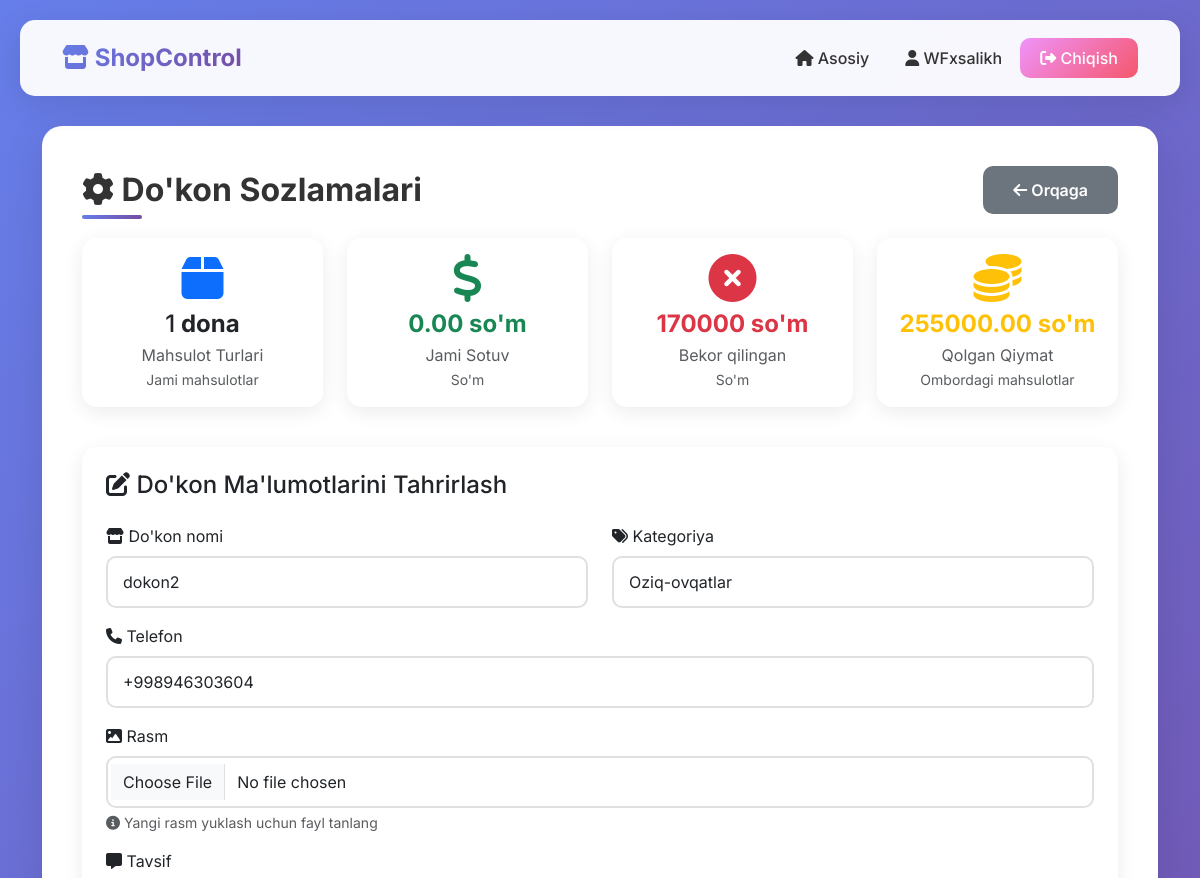
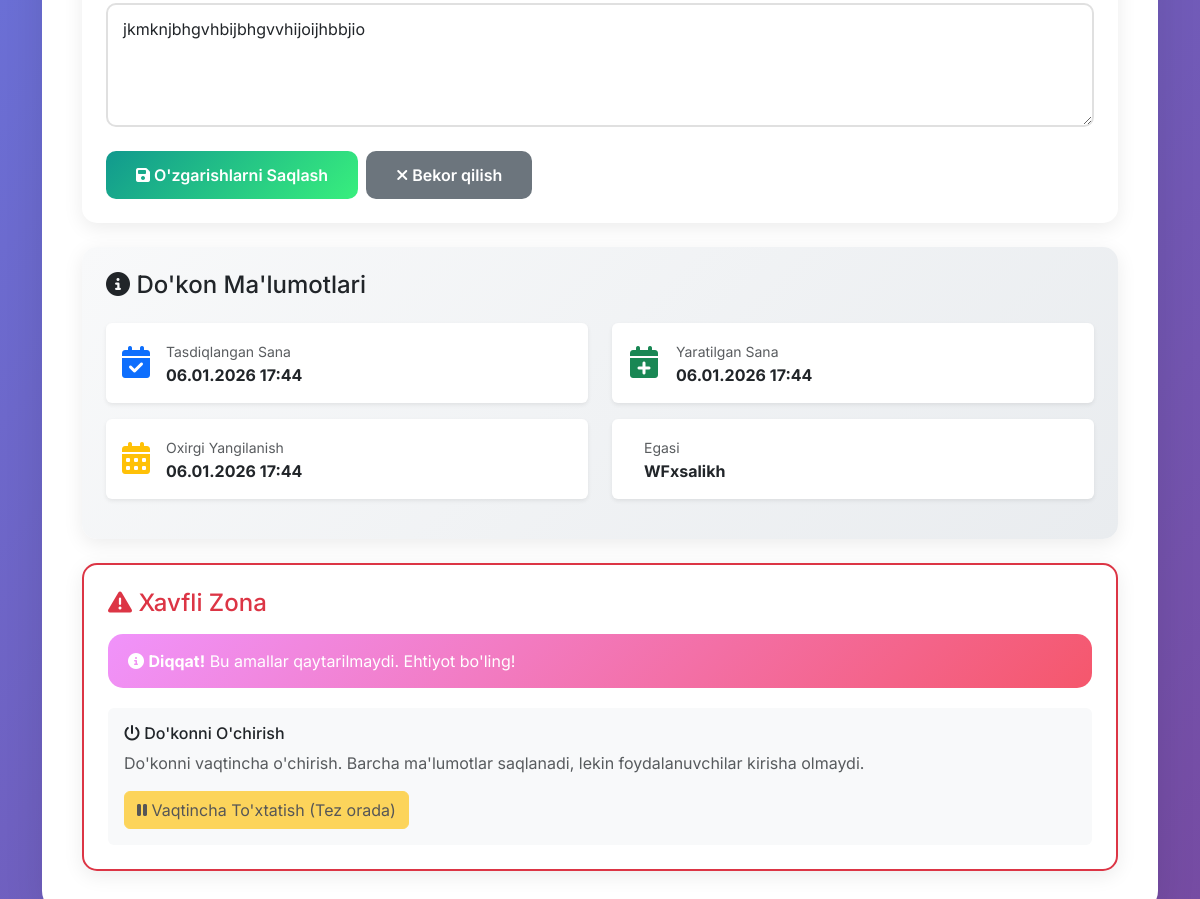
Screenshot of /shop/1/settings/ (signed in) with the database file from the repository (2 pictures, top to bottom).
### shop/models.py (models this page shows, shortened)
class Product(models.Model):
    UNIT_CHOICES = [
        ("dona", "dona"),
        ("kg", "kg"),
        ("litr", "litr"),
        ("quti", "quti"),
        ("paket", "paket"),
        ("metr", "metr"),
        ("gramm", "gramm"),
        ("shtuk", "shtuk"),
        ("korobka", "korobka"),
        ("qadoq", "qadoq"),
    ]
    shop = models.ForeignKey(Shop, on_delete=models.CASCADE, related_name="products")
    name = models.CharField(max_length=200, verbose_name="Nomi")
    category = models.ForeignKey(
        "ProductCategory",
        on_delete=models.SET_NULL,
        null=True,
        blank=True,
        verbose_name="Kategoriya",
    )
    image = models.ImageField(
        upload_to="products/", blank=True, null=True, verbose_name="Rasm"
    )
    price = models.DecimalField(max_digits=12, decimal_places=2, verbose_name="Narxi")
    quantity = models.IntegerField(default=0, verbose_name="Miqdori")
    unit = models.CharField(
        max_length=20,
        choices=UNIT_CHOICES,
        default="dona",
        verbose_name="Miqdor birligi",
    )
    added_by = models.ForeignKey(User, on_delete=models.SET_NULL, null=True)
    created_at = models.DateTimeField(auto_now_add=True)
    updated_at = models.DateTimeField(auto_now=True)
    class Meta:
        verbose_name = "Mahsulot"
        verbose_name_plural = "Mahsulotlar"
        ordering = ["-created_at"]

class Shop(models.Model):
    owner = models.ForeignKey(
        User, on_delete=models.CASCADE, related_name="owned_shops"
    )
    name = models.CharField(max_length=200, verbose_name="Do'kon nomi")
    category = models.ForeignKey(
        ShopCategory, on_delete=models.SET_NULL, null=True, verbose_name="Kategoriya"
    )
    image = models.ImageField(
        upload_to="shops/", blank=True, null=True, verbose_name="Rasm"
    )
    description = models.TextField(blank=True, verbose_name="Tavsif")
    phone = models.CharField(max_length=20, verbose_name="Telefon")
    is_active = models.BooleanField(default=True, verbose_name="Faol")
    approved_date = models.DateTimeField(
        default=timezone.now, verbose_name="Tasdiqlangan sana"
    )
    created_at = models.DateTimeField(auto_now_add=True)
    updated_at = models.DateTimeField(auto_now=True)
    class Meta:
        verbose_name = "Do'kon"
        verbose_name_plural = "Do'konlar"
        ordering = ["-created_at"]
    def get_total_products(self):
        return self.products.count()
    def get_total_sales_amount(self):
        from django.db.models import Sum
        result = self.sales.filter(is_cancelled=False).aggregate(
            total=Sum("total_amount")
        )
        return result["total"] or Decimal("0.00")
    def get_total_cancelled_amount(self):
        from django.db.models import Sum
        result = self.sales.filter(is_cancelled=True).aggregate(
            total=Sum("total_amount")
        )
        return result["total"] or Decimal("0.00")
    def get_remaining_value(self):
        total = Decimal("0.00")
        for product in self.products.all():
            total += product.price * product.quantity
        return total

### shop/views.py (the view)
@login_required
def shop_settings_view(request, shop_id):
    shop = get_object_or_404(Shop, id=shop_id, owner=request.user)
    if request.method == "POST":
        form = ShopForm(request.POST, request.FILES, instance=shop)
        if form.is_valid():
            form.save()
            messages.success(request, "Do'kon ma'lumotlari yangilandi!")
            return redirect("shop_detail", shop_id=shop.id)
    else:
        form = ShopForm(instance=shop)
    total_products = shop.get_total_products()
    total_sales = shop.get_total_sales_amount()
    total_cancelled = shop.get_total_cancelled_amount()
    remaining_value = shop.get_remaining_value()
    context = {
        "shop": shop,
        "form": form,
        "total_products": total_products,
        "total_sales": total_sales,
        "total_cancelled": total_cancelled,
        "remaining_value": remaining_value,
    }
    return render(request, "shop/shop_settings.html", context)

### templates/shop/shop_settings.html (shortened to what this page needs)
{% extends 'base.html' %}
{% load shop_filters %}
{% block content %}
<div class="d-flex justify-content-between align-items-center mb-4">
    <h1 class="page-title mb-0">
        <i class="fas fa-cog"></i> Do'kon Sozlamalari
    </h1>
    <a href="{% url 'shop_detail' shop.id %}" class="btn btn-secondary-custom">
        <i class="fas fa-arrow-left"></i> Orqaga
    </a>
</div>
<div class="row mb-4">
    <div class="col-lg-3 col-md-6 mb-3">
        <div class="card-custom p-3 text-center">
            <div class="mb-2">
                <i class="fas fa-box fa-3x text-primary"></i>
            </div>
            <h4 class="mb-1 fw-bold">{{ total_products|format_quantity }}</h4>
            <p class="text-muted mb-0">Mahsulot Turlari</p>
            <small class="text-muted">Jami mahsulotlar</small>
        </div>
    </div>
    <div class="col-lg-3 col-md-6 mb-3">
        <div class="card-custom p-3 text-center">
            <div class="mb-2">
                <i class="fas fa-dollar-sign fa-3x text-success"></i>
            </div>
            <h4 class="mb-1 fw-bold text-success">{{ total_sales|format_price_with_currency }}</h4>
            <p class="text-muted mb-0">Jami Sotuv</p>
            <small class="text-muted">So'm</small>
        </div>
    </div>
    <div class="col-lg-3 col-md-6 mb-3">
        <div class="card-custom p-3 text-center">
            <div class="mb-2">
                <i class="fas fa-times-circle fa-3x text-danger"></i>
            </div>
            <h4 class="mb-1 fw-bold text-danger">{{ total_cancelled|format_price_with_currency }}</h4>
            <p class="text-muted mb-0">Bekor qilingan</p>
            <small class="text-muted">So'm</small>
        </div>
    </div>
    <div class="col-lg-3 col-md-6 mb-3">
        <div class="card-custom p-3 text-center">
            <div class="mb-2">
                <i class="fas fa-coins fa-3x text-warning"></i>
            </div>
            <h4 class="mb-1 fw-bold text-warning">{{ remaining_value|format_price_with_currency }}</h4>
            <p class="text-muted mb-0">Qolgan Qiymat</p>
            <small class="text-muted">Ombordagi mahsulotlar</small>
        </div>
    </div>
</div>
<div class="card-custom p-4">
    <h4 class="mb-4">
        <i class="fas fa-edit"></i> Do'kon Ma'lumotlarini Tahrirlash
    </h4>
    <form method="post" enctype="multipart/form-data">
        <div class="row">
            <div class="col-md-6 mb-3">
                <label for="{{ form.name.id_for_label }}" class="form-label">
                    <i class="fas fa-store"></i> {{ form.name.label }}
                </label>
                {{ form.name }}
            </div>
            <div class="col-md-6 mb-3">
                <label for="{{ form.category.id_for_label }}" class="form-label">
                    <i class="fas fa-tags"></i> {{ form.category.label }}
                </label>
                {{ form.category }}
            </div>
        </div>
        <div class="mb-3">
            <label for="{{ form.phone.id_for_label }}" class="form-label">
                <i class="fas fa-phone"></i> {{ form.phone.label }}
            </label>
            {{ form.phone }}
        </div>
        <div class="mb-3">
            <label for="{{ form.image.id_for_label }}" class="form-label">
                <i class="fas fa-image"></i> {{ form.image.label }}
            </label>
            {{ form.image }}
            <small class="text-muted d-block mt-1">
                <i class="fas fa-info-circle"></i> Yangi rasm yuklash uchun fayl tanlang
            </small>
        </div>
        <div class="mb-4">
            <label for="{{ form.description.id_for_label }}" class="form-label">
                <i class="fas fa-comment-alt"></i> {{ form.description.label }}
            </label>
            {{ form.description }}
        </div>
        <div class="d-flex gap-2">
            <button type="submit" class="btn btn-success-custom">
                <i class="fas fa-save"></i> O'zgarishlarni Saqlash
            </button>
            <a href="{% url 'shop_detail' shop.id %}" class="btn btn-secondary-custom">
                <i class="fas fa-times"></i> Bekor qilish
            </a>
        </div>
    </form>
</div>
<div class="card-custom p-4 mt-4" style="background: linear-gradient(135deg, #f8f9fa 0%, #e9ecef 100%);">
    <h4 class="mb-4">
        <i class="fas fa-info-circle"></i> Do'kon Ma'lumotlari
    </h4>
    <div class="row">
        <div class="col-md-6 mb-3">
            <div class="d-flex align-items-center p-3 bg-white rounded shadow-sm">
                <div class="me-3">
                    <i class="fas fa-calendar-check fa-2x text-primary"></i>
                </div>
                <div>
                    <small class="text-muted">Tasdiqlangan Sana</small>
                    <div class="fw-bold">{{ shop.approved_date|date:"d.m.Y H:i" }}</div>
                </div>
            </div>
        </div>
        <div class="col-md-6 mb-3">
            <div class="d-flex align-items-center p-3 bg-white rounded shadow-sm">
                <div class="me-3">
                    <i class="fas fa-calendar-plus fa-2x text-success"></i>
                </div>
                <div>
                    <small class="text-muted">Yaratilgan Sana</small>
                    <div class="fw-bold">{{ shop.created_at|date:"d.m.Y H:i" }}</div>
                </div>
            </div>
        </div>
        <div class="col-md-6 mb-3">
            <div class="d-flex align-items-center p-3 bg-white rounded shadow-sm">
                <div class="me-3">
                    <i class="fas fa-calendar-alt fa-2x text-warning"></i>
                </div>
                <div>
                    <small class="text-muted">Oxirgi Yangilanish</small>
                    <div class="fw-bold">{{ shop.updated_at|date:"d.m.Y H:i" }}</div>
                </div>
            </div>
        </div>
        <div class="col-md-6 mb-3">
            <div class="d-flex align-items-center p-3 bg-white rounded shadow-sm">
                <div>
                    <small class="text-muted">Egasi</small>
                    <div class="fw-bold">{{ shop.owner.username }}</div>
                </div>
            </div>
        </div>
    </div>
</div>
<div class="card-custom p-4 mt-4" style="border: 2px solid #dc3545;">
    <h4 class="mb-3 text-danger">
        <i class="fas fa-exclamation-triangle"></i> Xavfli Zona
    </h4>
    <div class="alert alert-danger">
        <i class="fas fa-info-circle"></i>
        <strong>Diqqat!</strong> Bu amallar qaytarilmaydi. Ehtiyot bo'ling!
    </div>
    <div class="row">
        <div class="col-md-12">
            <div class="p-3 bg-light rounded">
                <h6 class="mb-2">
                    <i class="fas fa-power-off"></i> Do'konni O'chirish
                </h6>
                <p class="text-muted mb-3">
                    Do'konni vaqtincha o'chirish. Barcha ma'lumotlar saqlanadi, lekin foydalanuvchilar kirisha olmaydi.
                </p>
                {% if shop.is_active %}
                <button class="btn btn-warning" disabled>
                    <i class="fas fa-pause"></i> Vaqtincha To'xtatish (Tez orada)
                </button>
                {% else %}
                <button class="btn btn-success" disabled>
                    <i class="fas fa-play"></i> Qayta Faollashtirish (Tez orada)
                </button>
                {% endif %}
            </div>
        </div>
    </div>
</div>
{% endblock %}

### templates/base.html (shortened to what this page needs)
<!DOCTYPE html>
<html lang="uz">
<head>
    <link href="https://cdn.jsdelivr.net/npm/bootstrap@5.3.0/dist/css/bootstrap.min.css" rel="stylesheet">
    <link rel="stylesheet" href="https://cdnjs.cloudflare.com/ajax/libs/font-awesome/6.4.0/css/all.min.css">
</head>
<body>
    {% if user.is_authenticated %}
    <nav class="navbar navbar-expand-lg navbar-custom">
        <div class="container-fluid">
            <a class="navbar-brand" href="{% url 'home' %}">
                <i class="fas fa-store"></i> ShopControl
            </a>
            <div class="collapse navbar-collapse" id="navbarNav">
                <ul class="navbar-nav ms-auto align-items-center">
                    <li class="nav-item">
                        <a class="nav-link" href="{% url 'home' %}">
                            <i class="fas fa-home"></i> Asosiy
                        </a>
                    </li>
                    <li class="nav-item">
                        <span class="nav-link">
                            <i class="fas fa-user"></i> {{ user.username }}
                        </span>
                    </li>
                    <li class="nav-item">
                        <a href="{% url 'logout' %}" class="btn btn-logout">
                            <i class="fas fa-sign-out-alt"></i> Chiqish
                        </a>
                    </li>
                </ul>
            </div>
        </div>
    </nav>
    {% endif %}
    <div class="container">
        <div class="content-wrapper">
            {% block content %}{% endblock %}
        </div>
    </div>
</body>
</html>

### rows the page displays
Product: unit "1 dona"
Shop: name "dokon2", category "Oziq-ovqatlar", phone "+998946303604", description "jkmknjbhgvhbijbhgvvhijoijhbbjio", approved_date "06.01.2026 17:44", created_at "06.01.2026 17:44", updated_at "06.01.2026 17:44", owner.username "WFxsalikh"

### other values shown
{{ user.username }} "WFxsalikh"
{{ total_sales|format_price_with_currency }} "0.00 so'm"
{{ total_cancelled|format_price_with_currency }} "170000 so'm"
{{ remaining_value|format_price_with_currency }} "255000.00 so'm"
